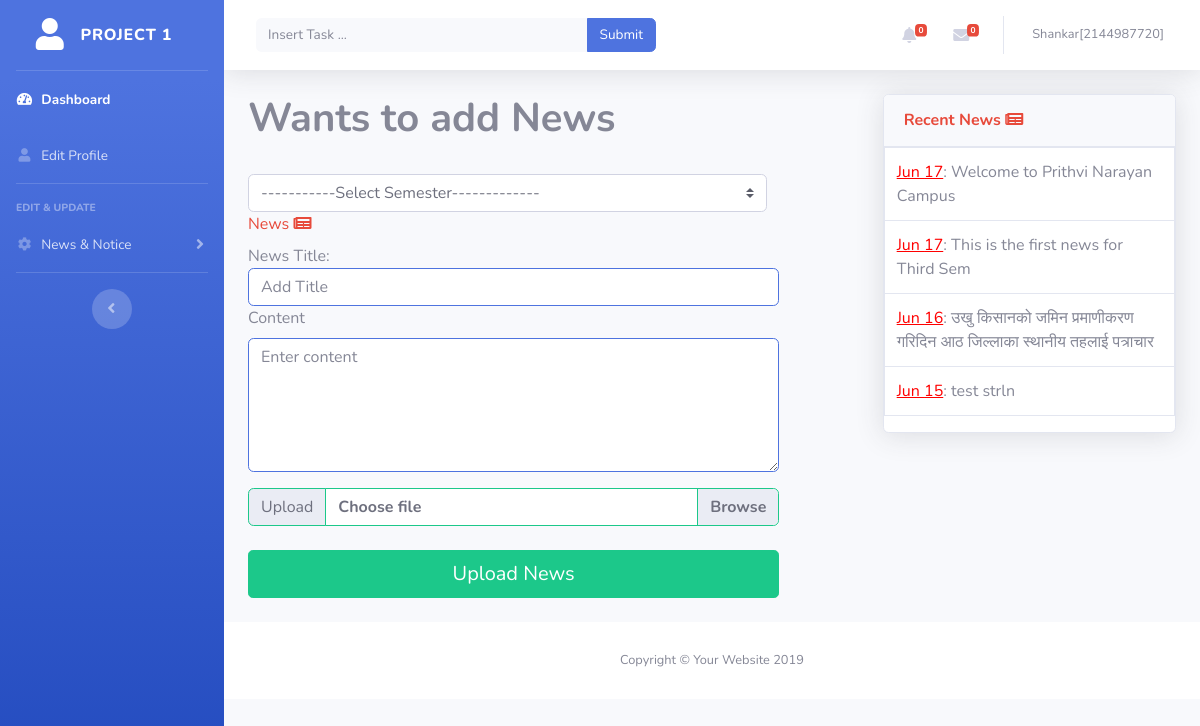
The page /student_page/addNews.php (signed in) on the database its author committed.
### tables this page shows
CREATE TABLE `news_table` (
  `news_id` int(11) NOT NULL,
  `title` longtext NOT NULL,
  `content` longtext NOT NULL,
  `semester` varchar(255) NOT NULL,
  `date` timestamp NOT NULL DEFAULT current_timestamp() ON UPDATE current_timestamp(),
  `file` varchar(255) DEFAULT NULL,
  `value` int(11) NOT NULL
);

### student_page/addNews.php (the view, shortened to what this page needs)
<?php include"includes/header.php";
?>
<div class="container">
  <div class="row">
    <div class="col-md-7">
    <h1 class="font-weight-bold" style="">Wants to add News</h1><br>
    <form enctype="multipart/form-data" action="<?php echo htmlspecialchars($_SERVER['PHP_SELF']);?>" method="post">
                <div class="form-group">
                    <div class="form-check form-check-inline col-md-12">
                        <select class="custom-select none" name="semester"id="semester">
                        <option selected value="" class="text-white">-----------Select Semester-------------</option>
                      </select>
                    </div><br>
                    <label for="comment" class="text-danger">News <i class="fas fs-fw fa-newspaper"></i></label><br>
                     News Title:
                     <input class="form-control border border-primary" name="title" placeholder="Add Title">
                      <div class="form-group">
                        <label for="details">Content</label>
                        <textarea type="text" class="form-control border border-primary" name="content" placeholder="Enter content" rows="5" id="content"></textarea>
                      </div>
                 </div>
                  <div class="input-group">
                      <div class="input-group-prepend">
                          <span class="input-group-text border border-success" id="inputGroupFileAddon01">Upload</span>
                      </div>
                      <div class="custom-file">
                          <label class="custom-file-label font-weight-bold border border-success" for="inputGroupFile01">Choose file</label>
                      </div>
                  </div><br>
                  <input type="submit" value="Upload News" name="save" class="btn btn-success btn-lg btn-block">
                  <br>
            </div>
            <div class="col-md-1"></div>
            <div class="col-md-4">
                  <div class="card shadow mb-4">
                      <div class="card-header py-3">
                          <h6 class="m-0 font-weight-bold text-danger">Recent News&nbsp;<i class="fas fs-fw fa-newspaper"></i></h6>
                      </div>
                    <div class="">
                        <div class="table-responsive">
                            <table class="table table-bordered" width="100%" cellspacing="0">
                                    <?php
                  include "includes/config.php";
                  $sql = "SELECT * FROM news_table where value=1 order by date desc LIMIT 8";
                  $result = mysqli_query($conn, $sql);
                  if(mysqli_num_rows($result)>0) {
                    while($row=mysqli_fetch_array($result)) {
                     $title = $row['title'];
                     $date = $row['date'];
                      $current = explode(" ",$date);
                      $d = date("M d", strtotime($current[0]));
                      $dte = explode(" ", $d);
                      $month = $dte[0];
                      $day = $dte[1];
                      ?>
                                        <tr>
                                          <td><u style="color:red"><?php echo $month." ".$day; ?></u>: <?php echo $title; ?></td>
                                        </tr>
                                    <?php
                    }
                  } else {
                    echo "";
                  }
                  ?>
                                </table>
                            </div>
                        </div>
                    </div>
              </div>
  </div>
</div>
     <?php include'includes/footer.php'?>

### rows shown on the page
news_table: date "Jun", date "17", title "Welcome to Prithvi Narayan Campus"
news_table: date "Jun", date "17", title "This is the first news for Third Sem"
news_table: date "Jun", date "16", title "उखु किसानको जमिन प्रमाणीकरण गरिदिन आठ जिल्लाका स्थानीय तहलाई पत्राचार"
news_table: date "Jun", date "15", title "test strln"

### other values the page prints
$_SESSION["username"] "Shankar"
$_SESSION["user_unique_id"] "2144987720"
